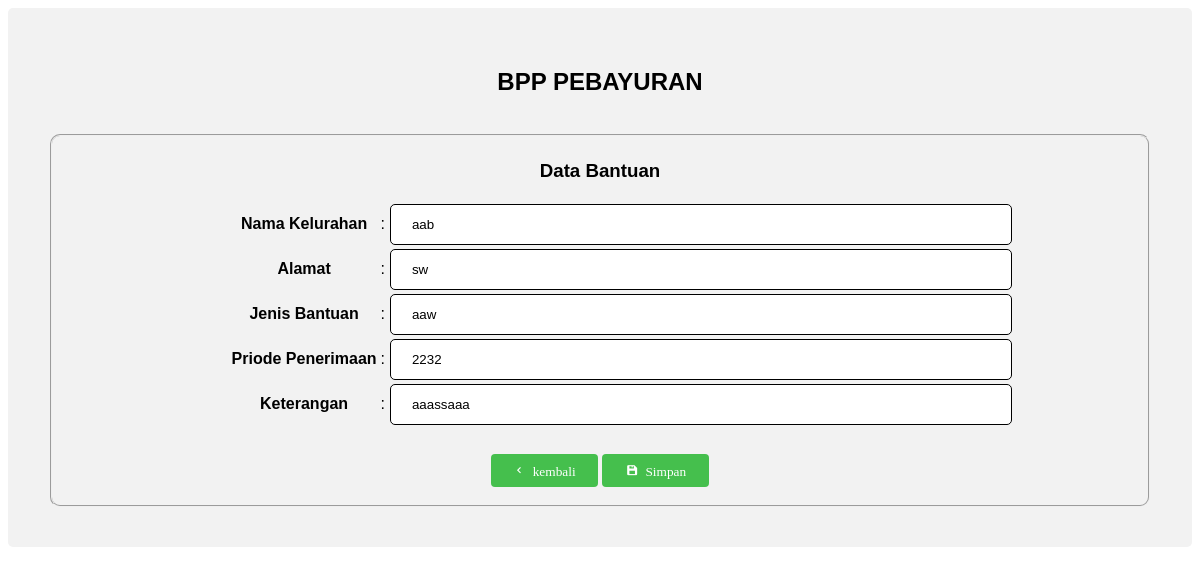
The app's page /bantuan/edit.php?id_bantuan=1 (signed in) with its own data.
### tables this page shows
CREATE TABLE `bantuan` (
  `id_bantuan` int(11) NOT NULL,
  `nama_kel` varchar(255) NOT NULL,
  `alamat` varchar(255) NOT NULL,
  `jenis_bantuan` varchar(255) NOT NULL,
  `priode` int(255) NOT NULL,
  `keterangan` varchar(255) NOT NULL
);

### bantuan/edit.php (the view, shortened to what this page needs)
<?php
if (isset($_SESSION['id']) && isset($_SESSION['username'])) {
?>
    <!DOCTYPE html>
    <html lang="en">
    <head>
        <link href='https://unpkg.com/boxicons@2.0.9/css/boxicons.min.css' rel='stylesheet'>
        <link rel="stylesheet" type="text/css" href="../gapoktan/css/style.css">
    </head>
    <body>
        <form action="update.php" method="post">
            <center>
                <div class="container">
                    <h2>BPP PEBAYURAN</h2><br>
                    <?php
                    include "../config/koneksi.php";
                    $id = $_GET['id_bantuan'];
                    $query = mysqli_query($conn, "SELECT * FROM bantuan WHERE id_bantuan=$id");
                    while ($data = mysqli_fetch_array($query)) {
                    ?>
                        <fieldset>
                            <h3>Data Bantuan</h3>
                            <table class="table table-striped table-middle">
                                <tr>
                                    <th width="20%"><label>Nama Kelurahan</label> </th>
                                    <td width="1%">:</td>
                                    <td><input type="text" class="form-control" name="nama_kel" value="<?php echo $data['nama_kel'] ?>" required></td>
                                </tr>
                                <tr>
                                    <th>
                                        <label>Alamat</label>
                                    </th>
                                    <td>:</td>
                                    <td><input type="text" class="form-control" name="alamat" value="<?php echo $data['alamat'] ?>" required></td>
                                </tr>
                                <tr>
                                    <th><label>Jenis Bantuan</label></th>
                                    <td>:</td>
                                    <td><input type="text" class="form-control" name="jenis_bantuan" value="<?php echo $data['jenis_bantuan'] ?>" required></td>
                                </tr>
                                <th><label>Priode Penerimaan</label> </th>
                                <td>:</td>
                                <td><input type="text" class="form-control" name="priode" value="<?php echo $data['priode'] ?>" required></td>
                                <th><label>Keterangan</label> </th>
                                <td>:</td>
                                <td><input type="text" class="form-control" name="keterangan" value="<?php echo $data['keterangan'] ?>" required></td>
                            </table>
                            <br>
                            <center>
                                <a href="../penyuluh/index.php"><button type="button" class='bx bx-chevron-left'> kembali</button></a>
                                <button type="submit" class="bx bxs-save"> Simpan</button>
                            </center>
                </div>
            </center>
        </form>
    <?php } ?>
    </body>
    </html>
<?php
} else {
    header("Location:../index.php");
    exit();
}
?>

### gapoktan/css/style.css (style rules this page uses)
body { font-family: sans-serif; }
h2 { text-align: center; font-family: sans-serif; padding-top: initial; }
fieldset { border-radius: 10px; border-width: 2px; }
.container { border-radius: 5px; background-color: #f2f2f2; padding: 40px; }
input[type=text] { width: 100%; padding: 12px 21px; border: 1px solid black; border-radius: 5px; }
button, button[type=button] { width: 10%; background-color: #45BF4D; color: white; padding: 10px 10px; margin: 8px 0; border: none; border-radius: 4px; cursor: pointer; }

### records on screen
bantuan: nama_kel "aab", alamat "sw", jenis_bantuan "aaw", priode "2232", keterangan "aaassaaa"
